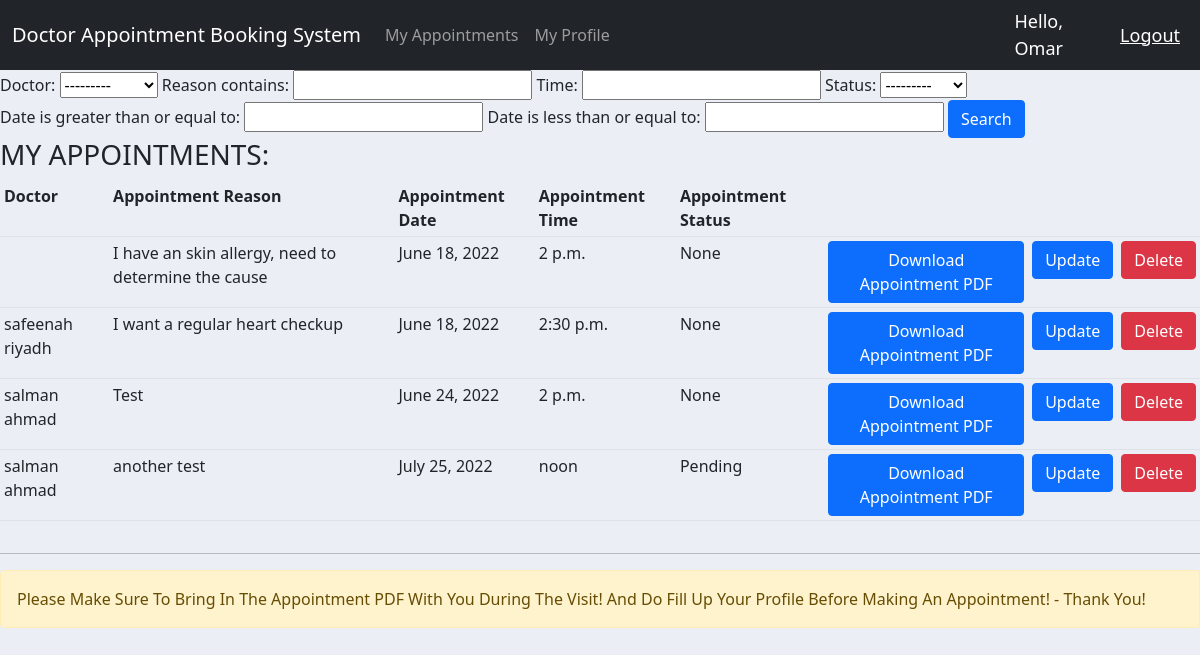
/myAppointments/ (signed in), run on the app's committed database.
### core/models.py (models this page shows, shortened)
class Appointment(models.Model):
    STATUS = (
        ('Pending', 'Pending'),
        ('Checked', 'Checked'),
    )
    doctor = models.ForeignKey(Doctor, null=True, on_delete=models.SET_NULL)
    patient = models.ForeignKey(Patient, null=True, on_delete=models.SET_NULL)
    reason = models.TextField(null=True, blank=True)
    date = models.DateField(null=True)
    time = models.TimeField(null=True)
    status = models.CharField(max_length=200, choices=STATUS, null=True)

class Doctor(models.Model):
    DEGREE = (
        ('MD', 'MD'),
        ('DO', 'DO'),
    )
    SPECIALTY = (
        ('Pediatrician', 'Pediatrician'),
        ('Allergist', 'Allergists'),
        ('Dermatologist', 'Dermatologist'),
        ('Ophthalmologist', 'Ophthalmologist'),
        ('OB/GYN', 'OB/GYN'),
        ('Cardiologist', 'Cariologist'),
        ('Urologist', 'Urologist'),
        ('Neurologist', 'Neurologist'),
        ('Psychiatrist', 'Psychiatrist'),
    )
    AVAILABILITY = (
        ('Yes', 'Yes'),
        ('No', 'No'),
    )
    user = models.OneToOneField(User, null=True, on_delete=models.CASCADE)
    first_name = models.CharField(max_length=200)
    last_name = models.CharField(max_length=200)
    email = models.CharField(max_length=200)
    phone = models.CharField(max_length=10)
    address = models.CharField(max_length=1000)
    dob = models.DateField(null=True)
    degree = models.CharField(max_length=200, choices=DEGREE)
    specialty = models.CharField(max_length=200, choices = SPECIALTY)
    availability = models.CharField(max_length=200, choices=AVAILABILITY, null=True, blank=True)
    added_date = models.DateTimeField(auto_now_add=True)
    shift = models.ManyToManyField(Shift)
    def __str__(self):
        return self.first_name

### core/decorators.py (the view)
        def wrapper_func(request, *args, **kwargs):
            group = None
            if request.user.groups.exists():
                group = request.user.groups.all()[0].name
            if group not in allowed_roles:
                return HttpResponse('<h1>You are not authorized to view this page</h1>')
            else:
                return view_func(request, *args, **kwargs)

### core/views.py (called while the page is built)
@login_required(login_url='login')
@allowed_users(allowed_roles=['patient'])
def patientAppointmentsListPageView(request):
    appointments = request.user.patient.appointment_set.all()
    appointmentFilter = AppointmentsFilter(request.GET, queryset=appointments)
    appointments = appointmentFilter.qs
    context = {
        'appointments': appointments,
        'appointmentFilter': appointmentFilter,
    }
    return render(request, 'core/patientAppointmentsList.html', context)

### core/templates/core/patientAppointmentsList.html
{% extends 'core/main.html' %}
{% block content %}
<form method="GET" action="">
    {{ appointmentFilter.form }}
    <input type="submit" value="Search" class="btn btn-md btn-block btn-primary">
</form>
<div class="row">
    <div class="col-md">
        <h3>MY APPOINTMENTS:</h3>
        <table class="table table-sm">
            <tr>
                <th>Doctor</th>
                <th>Appointment Reason</th>
                <th>Appointment Date</th>
                <th>Appointment Time</th>
                <th>Appointment Status</th>
                <th></th>
                <th></th>
                <th></th>
            </tr>
            {% for appointment in appointments %}
            <tr>
                <td>{{ appointment.doctor.first_name }} {{ appointment.doctor.last_name }}</td>
                <td>{{ appointment.reason }}</td>
                <td>{{ appointment.date }}</td>
                <td>{{ appointment.time }}</td>
                <td>{{ appointment.status }}</td>
                <td><a href="{% url 'appointment_pdf' appointment.pk %}" class="btn btn-md btn-block btn-primary">Download Appointment PDF</a></td>
                <td><a href="{% url 'updateMyAppointment' appointment.pk %}" class="btn btn-md btn-block btn-primary">Update</a></td>
                <td><a href="{% url 'deleteMyAppointment' appointment.pk %}" class="btn btn-md btn-block btn-danger">Delete</a></td>
            </tr>
            {% endfor %}
        </table>
    </div>
</div>
<hr>
<div class="alert alert-warning" role="alert">
    Please Make Sure To Bring In The Appointment PDF With You During The Visit! And Do Fill Up Your Profile Before Making An Appointment! - Thank You!
</div>
{% endblock content %}

### core/templates/core/main.html (shortened to what this page needs)
{% load static %}
<!DOCTYPE html>
<html lang="en">
<head>
    <link rel="stylesheet" href="{% static '/css/bootstrap.min.css' %}">
</head>
<body>
    {% include 'core/navbar.html' %}
    {% block content %}
    {% endblock content %}
</body>
</html>

### core/templates/core/navbar.html (shortened to what this page needs)
<nav class="navbar navbar-expand-lg navbar-dark bg-dark">
    <div class="container-fluid">
      <a class="navbar-brand" href="{% url 'admin' %}">Doctor Appointment Booking System</a>
      <div class="collapse navbar-collapse" id="navbarNav">
        <ul class="navbar-nav">
            {% if request.user.is_staff %}
                {% comment %} <li class="nav-item">
                    <a class="nav-link" href="#">Admins</a>
                </li> {% endcomment %}
                <li class="nav-item">
                    <a class="nav-link" href="{% url 'doctorsList' %}">Doctors</a>
                </li>
                <li class="nav-item">
                    <a class="nav-link" href="{% url 'patientsList' %}">Patients</a>
                </li>
            {% else %}
                <li class="nav-item">
                    <a class="nav-link" href="{% url 'myAppointments' %}">My Appointments</a>
                </li>
                <li class="nav-item">
                    <a class="nav-link" href="{% url 'account' %}">My Profile</a>
                </li>
            {% endif %}
        </ul>
      </div>
    </div>
    <span class="hello-msg">Hello, {{request.user}}</span>
    <span><a href="{% url 'logout' %}" class="hello-msg">Logout</a></span>
  </nav>

### core/templates/core/main.html (style rules this page uses)
body { background-color: #ebeff5; }

### core/templates/core/navbar.html (style rules this page uses)
.hello-msg { font-size: 18px; color: #fff; margin-right: 20px; }

### data on the page
Appointment: reason "I have an skin allergy, need to determine the cause", date "June 18, 2022", time "2 p.m.", status "None"
Appointment: doctor.first_name "safeenah", doctor.last_name "riyadh", reason "I want a regular heart checkup", date "June 18, 2022", time "2:30 p.m.", status "None"
Appointment: doctor.first_name "salman", doctor.last_name "ahmad", reason "Test", date "June 24, 2022", time "2 p.m.", status "None"
Appointment: doctor.first_name "salman", doctor.last_name "ahmad", reason "another test", date "July 25, 2022", time "noon", status "Pending"

### other printed values
{{ request.user }} "Omar"
